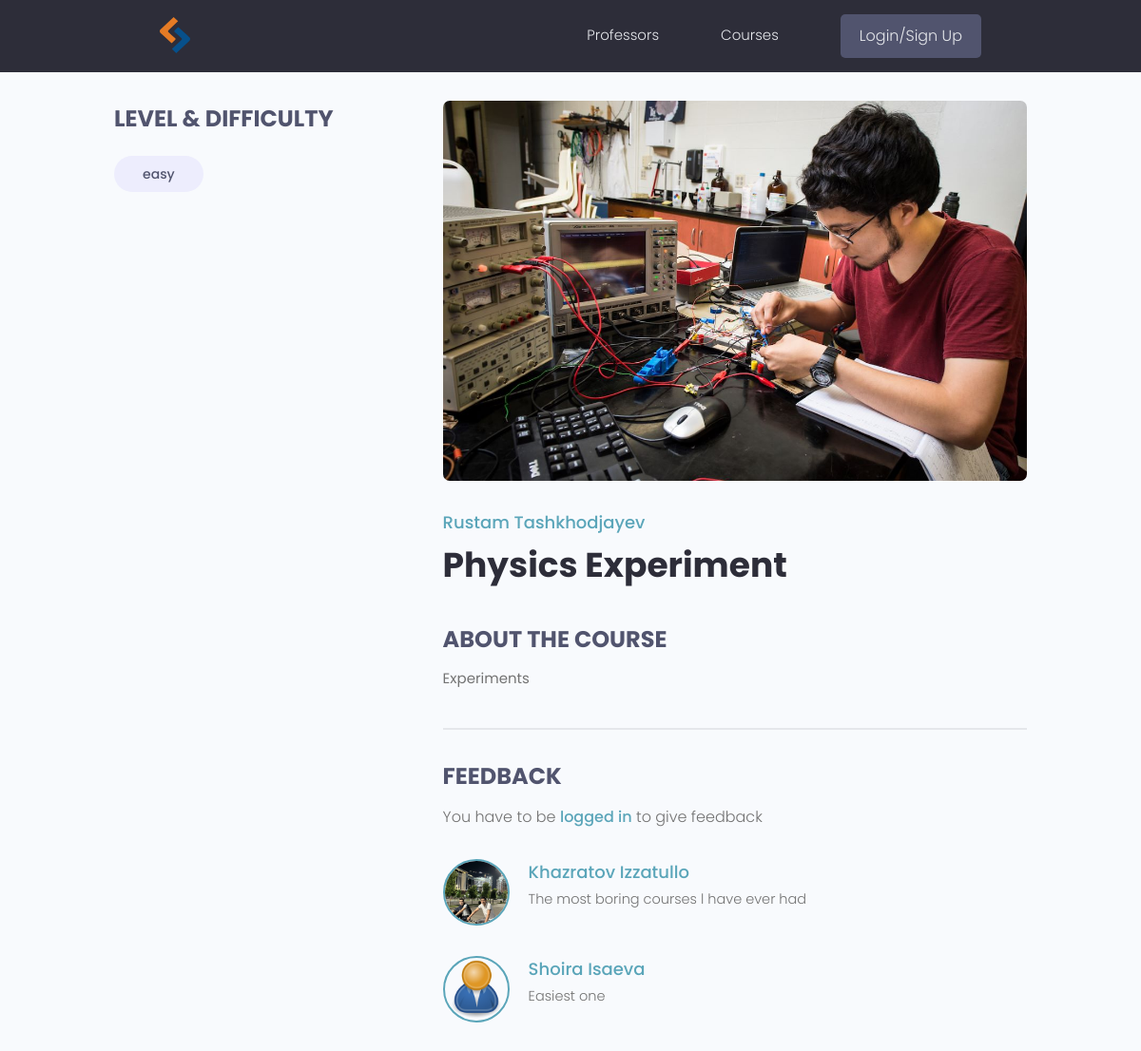
Screenshot of /courses/course/069bb350-6cdc-4d64-a84d-c0af18772d5e/ with the database file from the repository.
### courses/models.py (models this page shows, shortened)
class Tags(m.Model):
    name=m.CharField(max_length=200)
    date_created=m.DateField(auto_now_add=True)
    id=m.UUIDField(default=uuid.uuid4,unique=True,primary_key=True,editable=False)
    def __str__(self):
        return self.name

class Courses(m.Model):
    owner=m.ForeignKey(Profile,null=True,blank=True,on_delete=m.SET_NULL)
    name=m.CharField(max_length=200)
    description=m.TextField(null=True,blank=True)
    featured_image=m.ImageField(null=True,blank=True,default='def.jpg')
    link=m.CharField(max_length=2000,null=True,blank=True)
    date_created=m.DateTimeField(auto_now_add=True)
    tags=m.ManyToManyField('Tags',blank=True)
    id=m.UUIDField(default=uuid.uuid4,primary_key=True,editable=False,unique=True)
    class Meta:
        ordering=['date_created']
    @property
    def ImageURL(self):
        try:
            url=self.featured_image.url
        except:
            url=None
        return url
    @property
    def commentors(self):
        queryset=self.comments_set.all().values_list('owner__id',flat=True)
        return queryset

class Comments(m.Model):
    owner=m.ForeignKey(Profile,on_delete=m.CASCADE,null=True)
    text=m.TextField(null=True,blank=True)
    course=m.ForeignKey(Courses,on_delete=m.CASCADE)
    date_created=m.DateField(auto_now_add=True)
    id=m.UUIDField(default=uuid.uuid4,unique=True,primary_key=True,editable=False)
    class Meta:
        unique_together=[['owner','course']]

### users/models.py (models this page shows, shortened)
class Profile(m.Model):
    user=m.OneToOneField(User,null=True,blank=True,on_delete=m.CASCADE)
    username=m.CharField(max_length=200,null=True,blank=True)
    name=m.CharField(max_length=200,null=True,blank=True)
    email=m.CharField(max_length=500,null=True,blank=True)
    short_intro=m.CharField(max_length=400,null=True,blank=True)
    bio=m.TextField(null=True,blank=True)
    profile_image=m.ImageField(null=True,blank=True,upload_to='profiles/',default='user-default.png')
    link=m.CharField(max_length=200,blank=True,null=True)
    skill=m.ManyToManyField('Skill',blank=True)
    date_created=m.DateTimeField(auto_now_add=True)
    id=m.UUIDField(default=uuid.uuid4,primary_key=True,editable=False,unique=True)
    class Meta:
        ordering=['date_created']

### courses/views.py (the view, shortened to what this page needs)
# urls.py: path('course/<str:primkey>/',views.course,name='course'),
def course(request,primkey):
    courseObject=Courses.objects.get(id=primkey)
    tags=courseObject.tags.all()
    commentForm=CommentForm()
    context={'primkey':primkey,'course':courseObject,'tags':tags,'form':commentForm}
    return render(request,'courses/course.html',context)

### courses/templates/courses/course.html (shortened to what this page needs)
<html lang="en">
<head>
</head>
<body>
    {% extends 'main.html' %}
    {% block content %}
  <main class="singleProject my-md">
    <div class="container">
      <div class="layout">
        <div class="column column--1of3">
          <h3 class="singleProject__subtitle">Level & Difficulty</h3>
          <div class="singleProject__toolStack">
            {% for tag in tags %}
            <span class="tag tag--pill tag--sub tag--lg">
              <small>{{tag}}</small>
            </span>
            {% endfor %}
          </div>
        </div>
        <div class="column column--2of3">
          <img class="singleProject__preview" src="{{course.ImageURL}}" alt="portfolio thumbnail" />
          {% if course.owner.id == request.user.profile.id %}
          <a href="{% url 'account' %}" class="singleProject__developer">{{course.owner.name}}</a>
          {% else %}
            {% if course.owner.id %}
          <a href="{% url 'profile' course.owner.id %}" class="singleProject__developer">{{course.owner.name}}</a>
            {% else %}
            <p style="color:red ;">Owner of this course is not avaliable anymore</p>
            {% endif %}
          {% endif %}
          <h2 class="singleProject__title">{{course.name}}</h2>
          <h3 class="singleProject__subtitle">About the Course</h3>
          <div class="singleProject__info">
            {{course.description}}
          </div>
          <div class="comments">
            <h3 class="singleProject__subtitle">Feedback</h3>
            {% if request.user.profile.id in course.commentors  %}
            <p>Thanks for your feedback</p>
            {% elif request.user.profile == course.owner %}
            <p>You cannot give any feedback to you own work</p>
            {% elif user.is_authenticated == False %}
            <p>You have to be <a href="{% url 'login' %}?next={{request.path}}">logged in</a> to give feedback</p>
          {% endif %}
            {% for comment in course.comments_set.all %}
            {% if comment.text %}
            <div class="commentList">
              <div class="comment">
                <a href="{% url 'profile' comment.owner.id %}">
                  <img class="avatar avatar--md"
                    src="{{comment.owner.profile_image.url}}" alt="user" />
                </a>
                <div class="comment__details">
                  <a href="{% url 'profile' comment.owner.id %}" class="comment__author">{{comment.owner.name}}</a>
                  <p class="comment__info">{{comment.text}}</p>
                </div>
              </div>
            </div>
            {% endif %}
            {% endfor %}
          </div>
        </div>
      </div>
    </div>
  </main>
    {% endblock content %}

### static/styles/app.css (style rules this page uses)
:root { --color-sub: #2d2d39; }
img { width: 100%; }
.singleProject .column--1of3 { order: 2; }
@media screen and (min-width: 1081px) { .singleProject .column--1of3 { order: 1; } }
@media screen and (min-width: 1081px) { .singleProject .column--2of3 { order: 2; } }
.singleProject__toolStack { margin-top: 2rem; margin-bottom: 4rem; }
.singleProject__preview { height: 50vh; object-fit: cover; object-position: top center; margin-bottom: 3rem; border-radius: 0.7rem; }
.singleProject__developer { font-size: 1.8rem; font-weight: 500; }
.singleProject__title { font-size: 3.6rem; font-weight: 700; color: var(--color-sub); margin-bottom: 3rem; }
.singleProject__subtitle { text-transform: uppercase; font-size: 2.4rem; font-weight: 700; color: var(--color-sub-light); margin-bottom: 1rem; }
.comments { margin-top: 4rem; padding-top: 3rem; border-top: 2px solid var(--color-light); }
.commentList { margin: 3rem 0; }
.comment { display: flex; gap: 2rem; }
.comment__author { font-size: 1.8rem; }
.comment__info { font-size: 1.45rem; }

### static/uikit/styles/modules/_variables.css (style rules this page uses)
:root { --color-main: #5aa5b9; --color-main-light: #e6faff; --color-sub: #3f4156; --color-sub-light: #51546e; --color-sub-lighter: #ededfd; --color-text: #737373; --color-gray: #8b8b8b; --color-light: #e5e7eb; --color-light-gray: #767676; --color-bg: #f8fafd; --color-white: #fffefd; --color-white-light: #f3f3f3; --color-success: #359e64; --color-success-bg: #def8e8; --color-error: #fc4b0b; --color-error-bg: #fff2ee; --font-base: 'Poppins', arial, helvetica, 'Segoe UI', roboto, ubuntu, sans-serif; --font-monospace: 'Fira Code', 'Courier New', courier, monospace; --font-regular: 300; --font-medium: 500; --font-bold: 700; --generic-shadow: 1px 1px 5px #00000010; --generic-transition: all 0.3s ease-in-out; }

### static/uikit/styles/modules/_base.css (style rules this page uses)
* { margin: 0; padding: 0; box-sizing: border-box; text-rendering: optimizeLegibility; color: inherit; font-size: inherit; }
html { font-size: 50%; }
@media only screen and (min-width: 480px) { html { font-size: 56.25%; } }
@media only screen and (min-width: 1200px) { html { font-size: 62.5%; } }
body { line-height: 1.6; font-weight: 400; font-size: 1.5rem; color: var(--color-text); background-color: var(--color-bg); min-height: 100vh; }

### static/uikit/styles/modules/_typography.css (style rules this page uses)
* { font-family: var(--font-base); }
h2 { font-size: 3.6rem; font-weight: var(--font-bold); }
h3 { font-size: 3.2rem; font-weight: var(--font-medium); }
p, span, strong { font-size: 1.6rem; color: var(--color-text); font-weight: var(--font-regular); }
a { padding-bottom: 2px; text-decoration: none; display: inline-block; color: var(--color-main); font-weight: var(--font-medium); }

### static/uikit/styles/modules/_utilities.css (style rules this page uses)
.container { width: 92%; max-width: 165rem; margin: 0 auto; box-sizing: border-box; }
@media screen and (min-width: 1000px) { .container { width: 90%; } }
@media screen and (min-width: 1200px) { .container { width: 80%; } }
.my-md { margin: 3rem auto; }

### static/uikit/styles/modules/_avatar.css (style rules this page uses)
.avatar { border-radius: 50%; border: 2px solid var(--color-main); object-fit: cover; }
.avatar--md { height: 7rem; width: 7rem; }

### static/uikit/styles/modules/_tag.css (style rules this page uses)
.tag { display: inline-flex; align-items: center; background-color: var(--color-sub); height: -webkit-fit-content; height: -moz-fit-content; height: fit-content; width: -webkit-fit-content; width: -moz-fit-content; width: fit-content; border-radius: 0.5rem; padding: 0.5rem 1.5rem; font-size: 1.2rem; cursor: pointer; }
.tag > small { color: var(--color-white); }
.tag--pill { border-radius: 5rem; }
.tag--sub, .tag--sub > small { background: var(--color-sub-lighter); color: var(--color-sub-light); font-weight: 500; }
.tag--lg { padding: 0.8rem 3rem; font-size: 1.4rem; }

### static/uikit/styles/modules/_layout.css (style rules this page uses)
.layout { display: flex; flex-flow: row wrap; justify-content: space-between; }
.layout > .column { margin-bottom: 3rem; }
.layout > .column.column--1of3 { flex-basis: 30%; }
.layout > .column.column--2of3 { flex-basis: 64%; }

### rows the page displays
Tags: name "easy"
Courses: ImageURL (picture), owner.name "Rustam Tashkhodjayev", name "Physics Experiment", description "Experiments"
Comments: owner.profile_image (picture), owner.name "Khazratov Izzatullo", text "The most boring courses l have ever had"
Comments: owner.profile_image (placeholder picture), owner.name "Shoira Isaeva", text "Easiest one"
